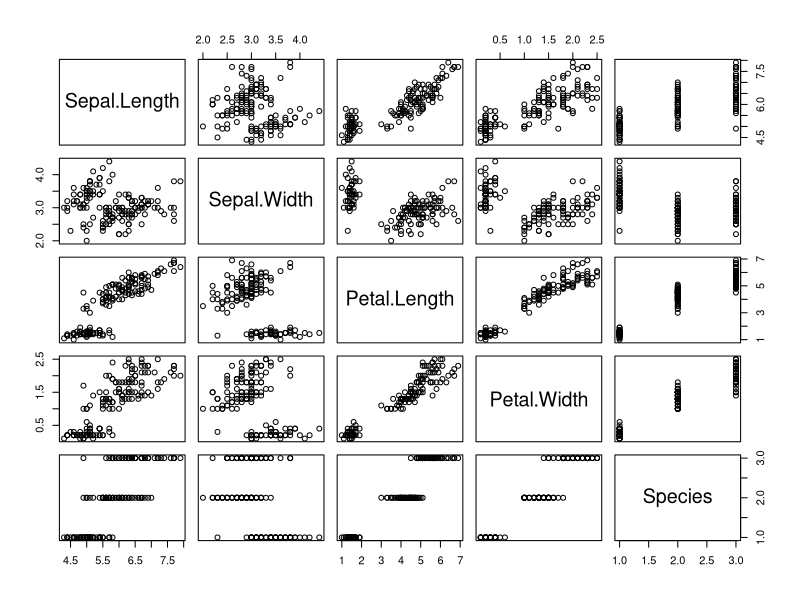
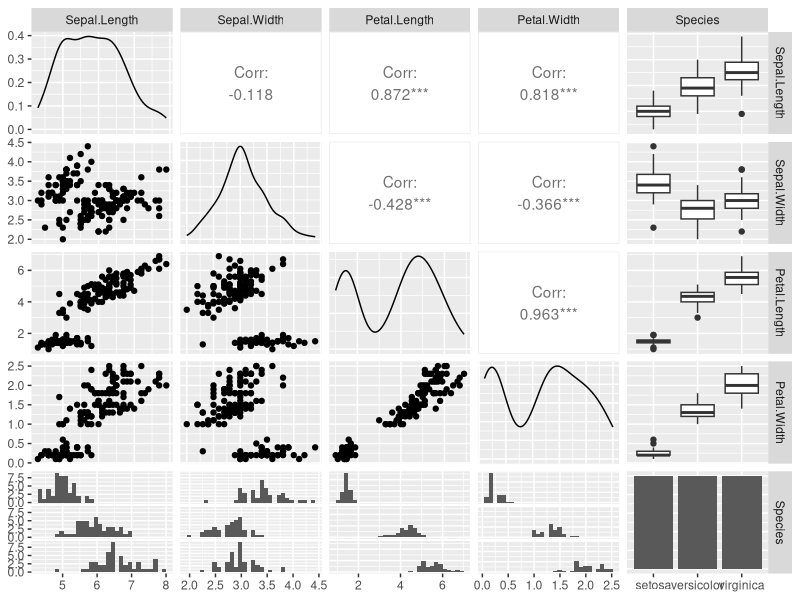
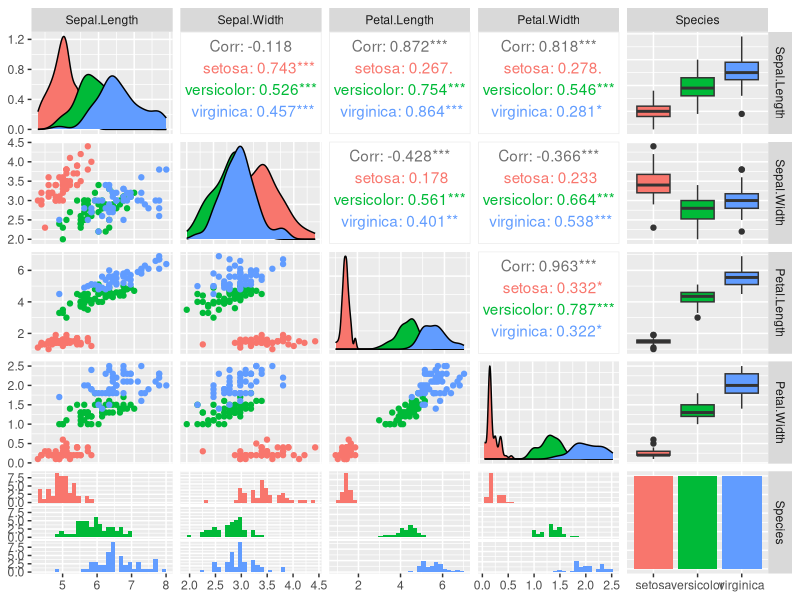
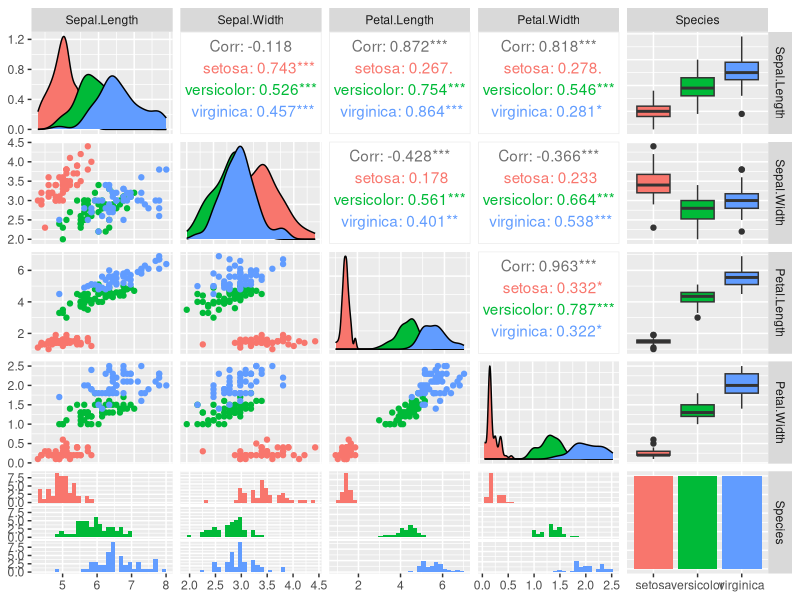
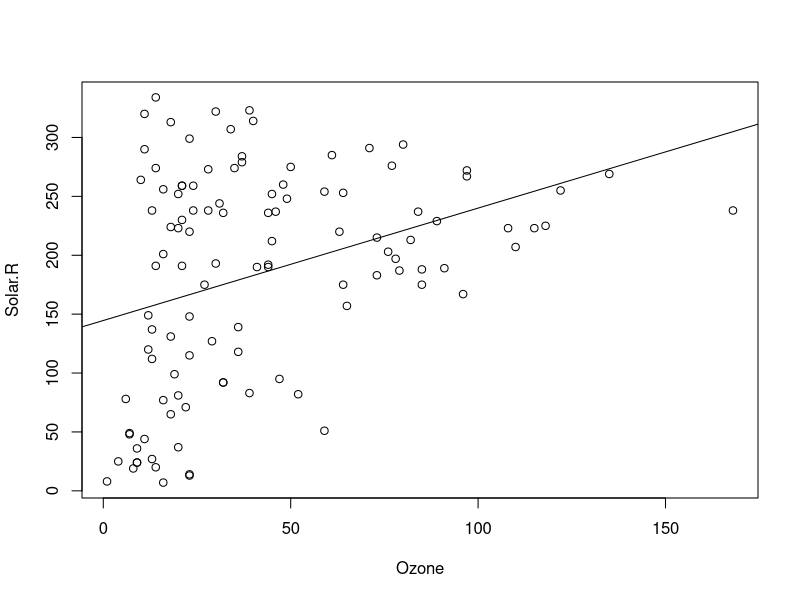
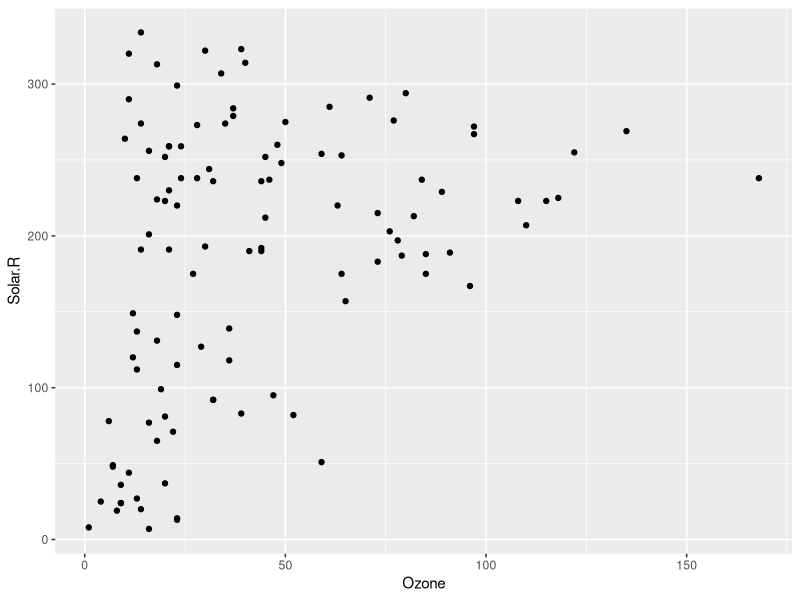
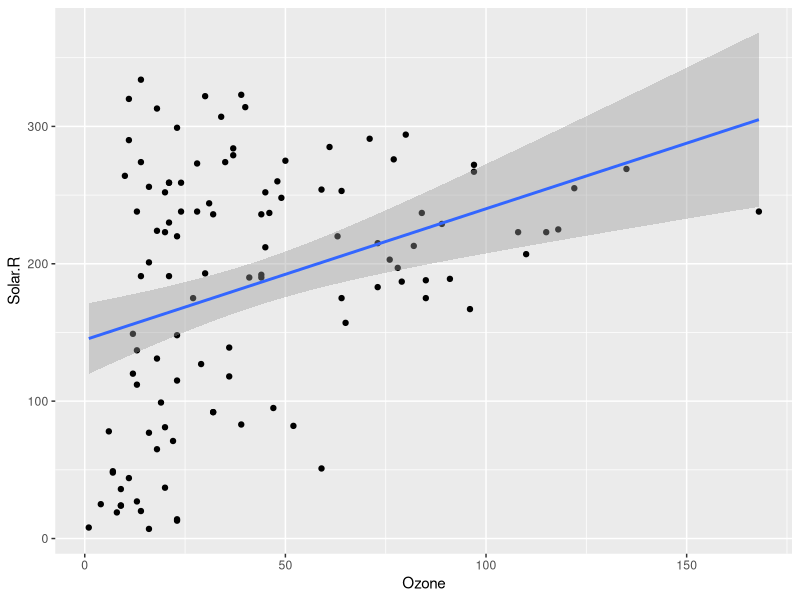
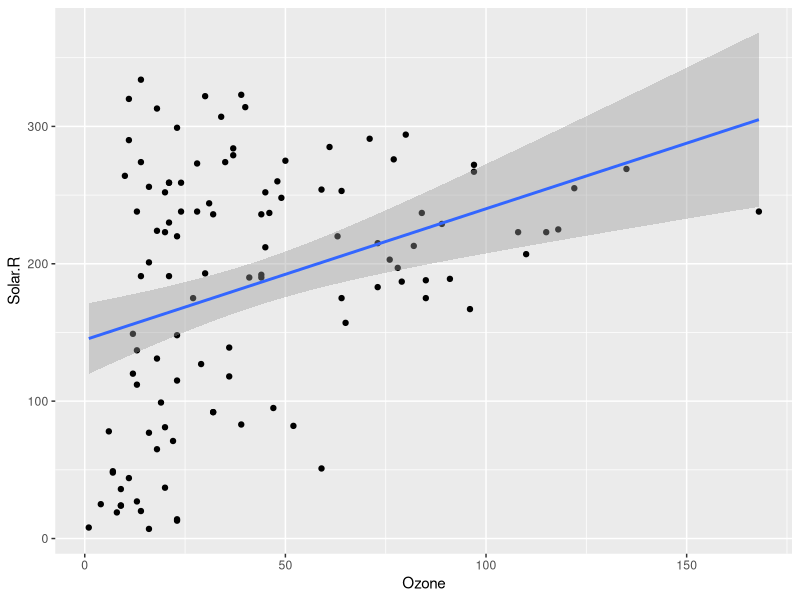

These charts were generated, in order, by the following R code:
## ---- chunk 1
library(ggplot2) # necessário para usar o dataset mpg
cor(mpg$displ, mpg$cty)
## ---- chunk 2
cor(mpg$cty,mpg$displ)
## ---- chunk 3
r2 <- cor(mpg$displ, mpg$cty)^2
r2
## ---- chunk 4
cor.test(mpg$cty,mpg$displ)
## ---- chunk 5
summary(airquality)
## ---- chunk 6
cor(airquality$Ozone, airquality$Solar.R)
## ---- chunk 7
cor(airquality$Ozone, airquality$Solar.R, use = "complete.obs")
## ---- chunk 8
library(tidyr)
air2 <- airquality |> 
        drop_na()

cor(air2$Ozone, air2$Solar.R)
## ---- chunk 9
cor.test(airquality$Ozone, airquality$Solar.R)
## ---- chunk 10
pairs(iris)
## ---- chunk 11
library(GGally)
## ---- chunk 12
ggpairs(iris)
## ---- chunk 13
ggpairs(iris, mapping = aes(color = Species))
## ---- chunk 14
iris |> 
  ggpairs(aes(color = Species))
## ---- chunk 15
plot(Solar.R ~ Ozone, data = airquality)
abline(lm(Solar.R ~ Ozone, data = airquality))
## ---- chunk 16
ggplot(airquality)  + 
  geom_point(aes(x=Ozone, y=Solar.R)) 
## ---- chunk 17
ggplot(airquality)  + 
  geom_point(aes(x=Ozone, y=Solar.R)) + 
  geom_smooth(aes(x=Ozone, y=Solar.R), method = lm)
## ---- chunk 18
ggplot(airquality, aes(x=Ozone, y=Solar.R))  + 
  geom_point() + 
  geom_smooth(method = lm)
## ---- chunk 19
ggplot(airquality, aes(x=Ozone, y=Solar.R))  + 
  geom_point() + 
  geom_smooth(method = lm) +
  labs(title = "Correlação entre níveis de Ozônio e Radiaçao solar",
       subtitle = "Nova Iorque de maio a setembro de 1973",
       caption = "fonte: dataset airquality") +
  ylab("Radiação Solar") +
  xlab("Niveis de Ozônio") +
  theme_classic()
